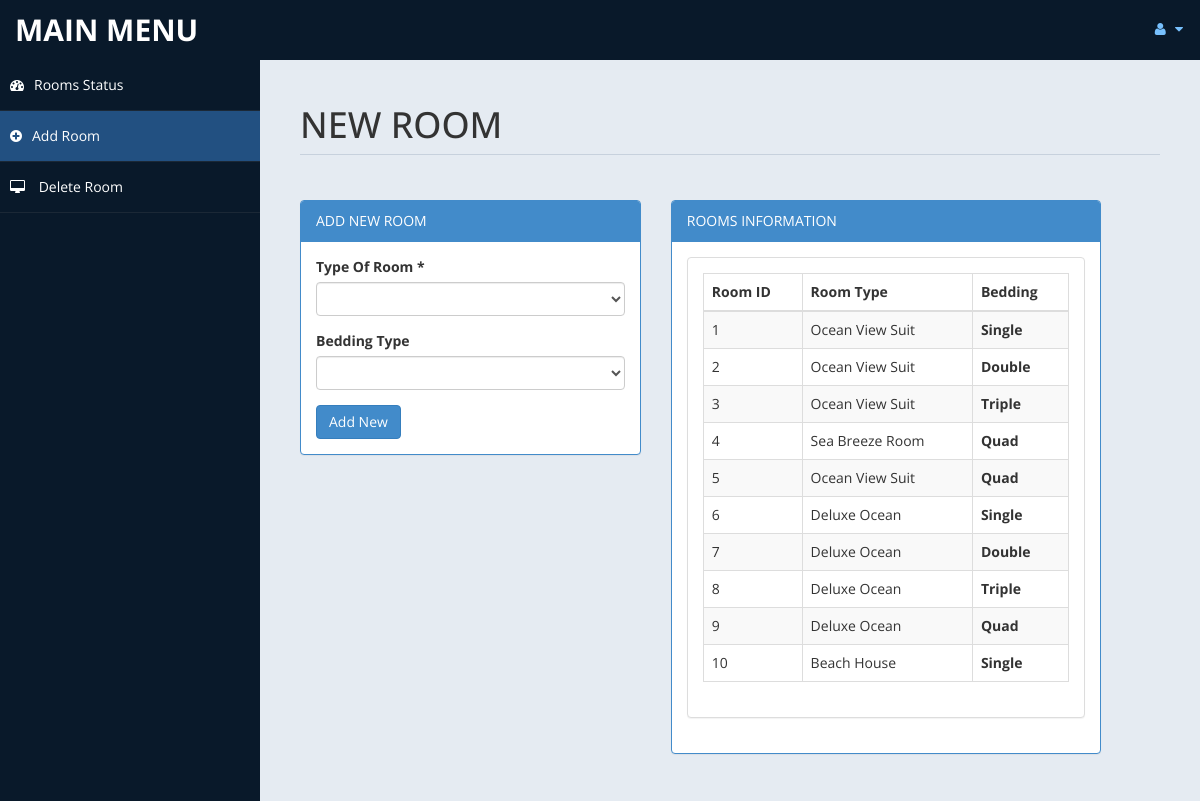
The app's page /admin/room.php (signed in) with its own data.
### tables this page shows
CREATE TABLE IF NOT EXISTS `room` (
`id` int(10) unsigned NOT NULL,
  `type` varchar(15) DEFAULT NULL,
  `bedding` varchar(10) DEFAULT NULL,
  `place` varchar(10) DEFAULT NULL,
  `cusid` int(11) DEFAULT NULL
);

### admin/room.php (the view, shortened to what this page needs)
<!DOCTYPE html>
<html xmlns="http://www.w3.org/1999/xhtml">
<head>
    <link href="assets/css/bootstrap.css" rel="stylesheet" />
    <link href="assets/css/font-awesome.css" rel="stylesheet" />
    <link href="assets/css/custom-styles.css" rel="stylesheet" />
</head>
<body>
    <div id="wrapper">
        <nav class="navbar navbar-default top-navbar" role="navigation">
            <div class="navbar-header">
                <a class="navbar-brand" href="home.php">MAIN MENU </a>
            </div>
            <ul class="nav navbar-top-links navbar-right">
                <li class="dropdown">
                    <a class="dropdown-toggle" data-toggle="dropdown" href="#" aria-expanded="false">
                        <i class="fa fa-user fa-fw"></i> <i class="fa fa-caret-down"></i>
                    </a>
                </li>
            </ul>
        </nav>
        <nav class="navbar-default navbar-side" role="navigation">
            <div class="sidebar-collapse">
                <ul class="nav" id="main-menu">
                    <li>
                        <a  href="settings.php"><i class="fa fa-dashboard"></i>Rooms Status</a>
                    </li>
					<li>
                        <a  class="active-menu" href="room.php"><i class="fa fa-plus-circle"></i>Add Room</a>
                    </li>
                    <li>
                        <a  href="roomdel.php"><i class="fa fa-desktop"></i> Delete Room</a>
                    </li>
            </div>
        </nav>
        <div id="page-wrapper" >
            <div id="page-inner">
			 <div class="row">
                    <div class="col-md-12">
                        <h1 class="page-header">
                           NEW ROOM <small></small>
                        </h1>
                    </div>
                </div>
            <div class="row">
                <div class="col-md-5 col-sm-5">
                    <div class="panel panel-primary">
                        <div class="panel-heading">
                            ADD NEW ROOM
                        </div>
                        <div class="panel-body">
						<form name="form" method="post">
                            <div class="form-group">
                                            <label>Type Of Room *</label>
                                            <select name="troom"  class="form-control" required>
												<option value selected ></option>
                                                <option value="Superior Room">SUPERIOR ROOM</option>
                                            </select>
                              </div>
								<div class="form-group">
                                            <label>Bedding Type</label>
                                            <select name="bed" class="form-control" required>
												<option value selected ></option>
                                                <option value="Single">Single</option>
                                            </select>
                               </div>
							 <input type="submit" name="add" value="Add New" class="btn btn-primary">
							</form>
							<?php
							 include('db.php');
							?>
                        </div>
                    </div>
                </div>
            <div class="row">
                <div class="col-md-6 col-sm-6">
                    <div class="panel panel-primary">
                        <div class="panel-heading">
                            ROOMS INFORMATION
                        </div>
                        <div class="panel-body">
                    <div class="panel panel-default">
                        <?php
						$sql = "select * from room limit 0,10";
						$re = mysqli_query($con,$sql)
						?>
                        <div class="panel-body">
                            <div class="table-responsive">
                                <table class="table table-striped table-bordered table-hover" id="dataTables-example">
                                    <thead>
                                        <tr>
                                            <th>Room ID</th>
                                            <th>Room Type</th>
											<th>Bedding</th>
                                        </tr>
                                    </thead>
                                    <tbody>
									<?php
										while($row= mysqli_fetch_array($re))
										{
												$id = $row['id'];
											if($id % 2 == 0)
											{
												echo "<tr class=odd gradeX>
													<td>".$row['id']."</td>
													<td>".$row['type']."</td>
												   <th>".$row['bedding']."</th>
												</tr>";
											}
											else
											{
												echo"<tr class=even gradeC>
													<td>".$row['id']."</td>
													<td>".$row['type']."</td>
												   <th>".$row['bedding']."</th>
												</tr>";
											}
										}
									?>
                                    </tbody>
                                </table>
                            </div>
                        </div>
                    </div>
                       </div>
                    </div>
                </div>
            </div>
					</div>
            </div>
        </div>
</body>
</html>

### admin/assets/css/custom-styles.css (style rules this page uses)
body { font-family: 'Open Sans', sans-serif; }
#wrapper { width: 100%; background:#09192A; }
#page-wrapper { padding: 15px 15px; min-height: 600px; background:#E5EBF2; }
#page-inner { width:100%; margin:10px 20px 10px 0px; background-color:transparent; padding:10px; min-height:1200px; }
h1, .h1, h2, .h2, h3, .h3 { margin-top: 7px; margin-bottom: -5px; }
.page-header { padding-bottom: 9px; margin: 10px 0 45px; border-bottom: 1px solid #C7D1DD; }
.top-navbar { margin:0px; }
.top-navbar .navbar-brand { color: #fff; width: 260px; text-align: left; height: 60px; font-size: 30px; font-weight: 700; text-transform: uppercase; line-height: 30px; }
.top-navbar .nav > li { position: relative; display: inline-block; }
.top-navbar .nav > li > a { position: relative; display: block; padding: 19px 15px; color: #77C0FD; }
.active-menu { background-color:#225081!important; }
.sidebar-collapse , .sidebar-collapse .nav { background:none; }
.sidebar-collapse .nav { padding:0; }
.sidebar-collapse .nav > li > a { color:#fff; background:transparent; text-shadow:none; }
.sidebar-collapse > .nav > li > a { padding:15px 10px; }
.sidebar-collapse > .nav > li { border-bottom: 1px solid rgba(107, 108, 109, 0.19); }
.navbar-side { border:none; background-color: transparent; }
.top-navbar { background:#09192A; border-bottom:none; }
.top-navbar .nav > li > a > i { margin-right: 2px; }
.navbar-default { border:0px solid black; }
.navbar-header { background: #09192A; }
.nav > li > a > i { margin-right:10px; }
@media (min-width:768px) { #page-wrapper { margin: 0 0 0 260px; padding: 15px 30px; min-height: 1200px; } }
@media (min-width:768px) { .navbar-side { z-index: 1; position: absolute; width: 260px; } }
@media (min-width:768px) { .navbar { border-radius: 0px; } }

### records on screen
room: id "1", type "Ocean View Suit", bedding "Single"
room: id "2", type "Ocean View Suit", bedding "Double"
room: id "3", type "Ocean View Suit", bedding "Triple"
room: id "4", type "Sea Breeze Room", bedding "Quad"
room: id "5", type "Ocean View Suit", bedding "Quad"
room: id "6", type "Deluxe Ocean", bedding "Single"
room: id "7", type "Deluxe Ocean", bedding "Double"
room: id "8", type "Deluxe Ocean", bedding "Triple"
room: id "9", type "Deluxe Ocean", bedding "Quad"
room: id "10", type "Beach House", bedding "Single"
